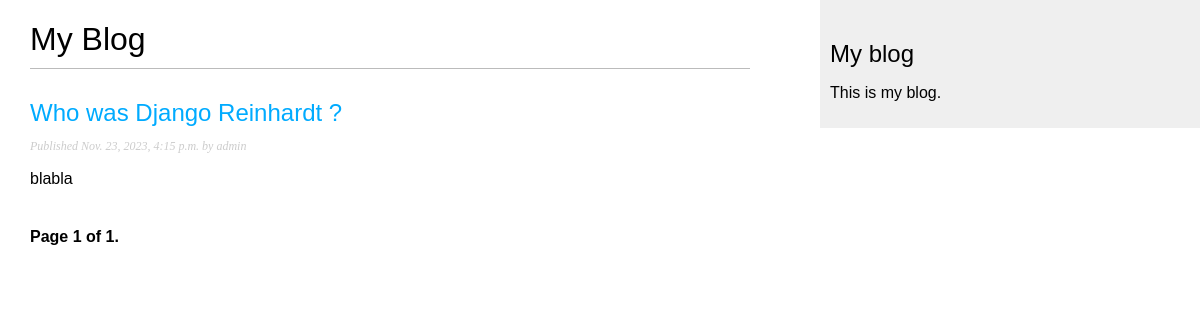
The page /blog/ on the database as committed earlier.
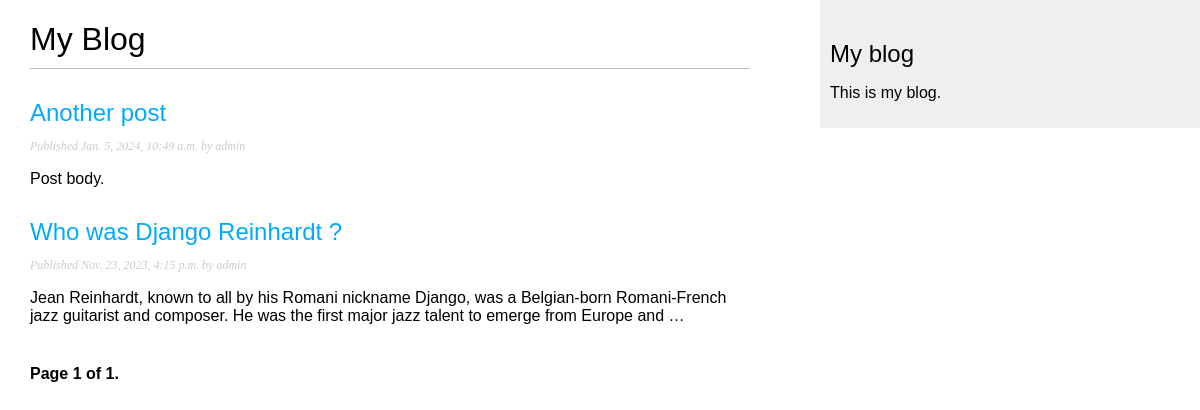
The same page on the database as committed later.
### blog/models.py (models this page shows, shortened)
class Post(models.Model):
    class Status(models.TextChoices):
        DRAFT = "DF", "Draft"
        PUBLISHED = "PB", "Published"
    title = models.CharField(max_length=250)
    slug = models.SlugField(
        max_length=250, unique_for_date="publish"
    )  # unique_for_date doesn't check the time
    author = models.ForeignKey(
        User,
        on_delete=models.CASCADE,
        related_name="blog_posts",  # allow to use: user.blog_posts
    )
    body = models.TextField()
    publish = models.DateTimeField(default=timezone.now)
    created = models.DateTimeField(auto_now_add=True)
    updated = models.DateTimeField(auto_now=True)
    status = models.CharField(
        max_length=2,
        choices=Status,
        default=Status.DRAFT,
    )
    objects = models.Manager()
    published = PublishedManager()  # Our custom manager.
    class Meta:
        ordering = ["-publish"]
        indexes = [
            models.Index(fields=["-publish"]),
        ]
    def get_absolute_url(self):
        return reverse(
            "blog:post_detail",
            args=[self.publish.year, self.publish.month, self.publish.day, self.slug],
        )

### blog/views.py (the view)
# urls.py: path("", views.PostListView.as_view(), name="post_list"),
class PostListView(ListView):
    queryset = Post.published.all()
    context_object_name = "posts"  # default: object_list
    paginate_by = 3
    template_name = "blog/post/list.html"  # default: blog/post_list.html

### blog/templates/blog/post/list.html (shortened to what this page needs)
{% extends "blog/base.html" %}
{% block content %}
    <h1>My Blog</h1>
    {% for post in posts %}
        <h2>
            <a href="{{ post.get_absolute_url }}">
                {{ post.title }}
            </a>
        </h2>
        <p class="date">
            Published {{ post.publish }} by {{ post.author }}
        </p>
        {{ post.body|truncatewords:30|linebreaks }}
    {% endfor %}
    {% include "pagination.html" with page=page_obj %}
{% endblock %}

Rows that differ between the two databases and show on the page:
now on this page (row edited): Post: title "Another post", publish "Jan. 5, 2024, 10:49 a.m.", author "admin", body "Post body."
changed Post "Who was Django Reinhardt ?": body "blabla" → "Jean Reinhardt, known to all by his Romani nickname Django, was a Belgian-born Romani-French jazz guitarist and composer. He was the first major jazz talent to emerge from Europe and …"
